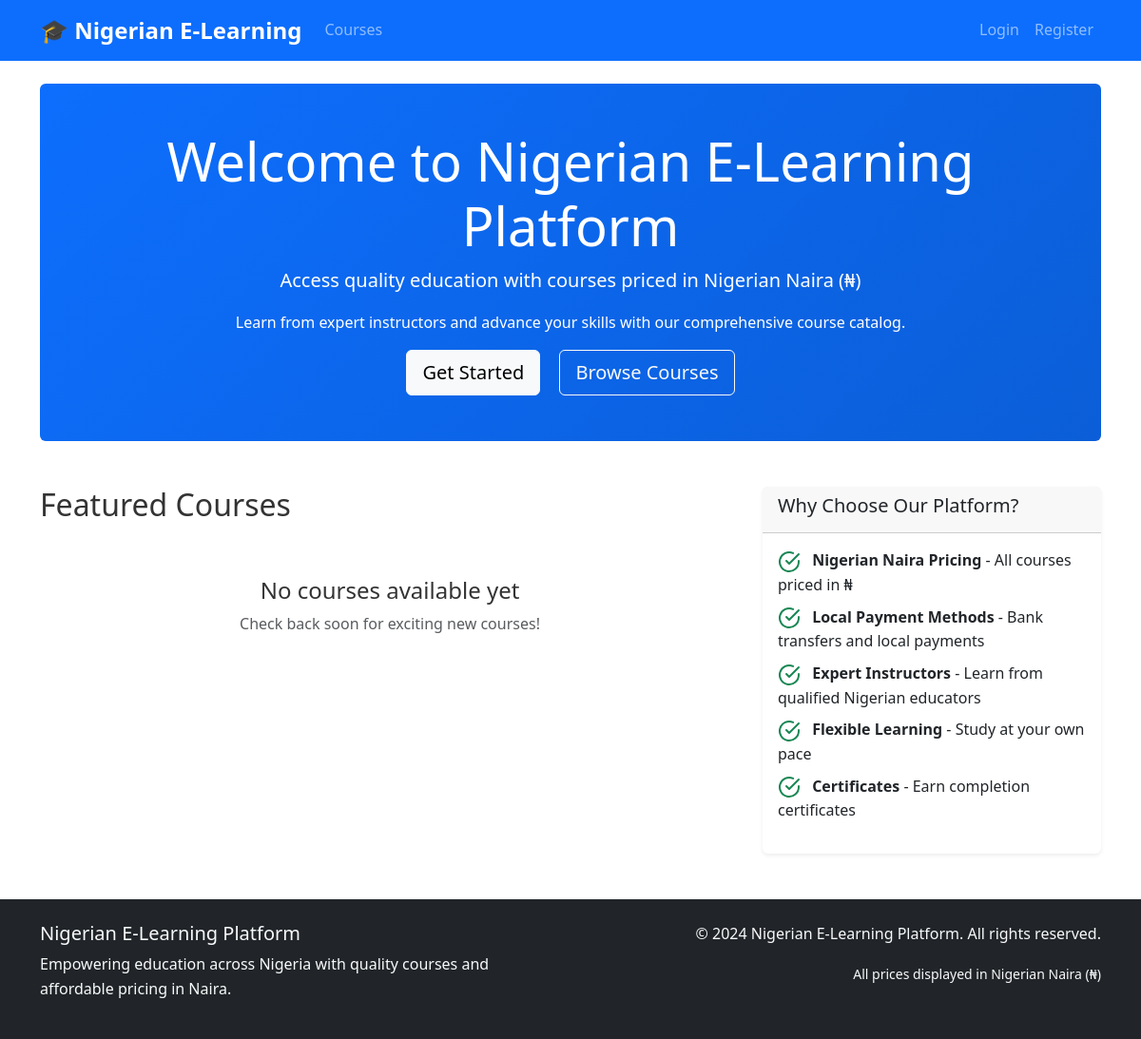
Before: / with the older database file.
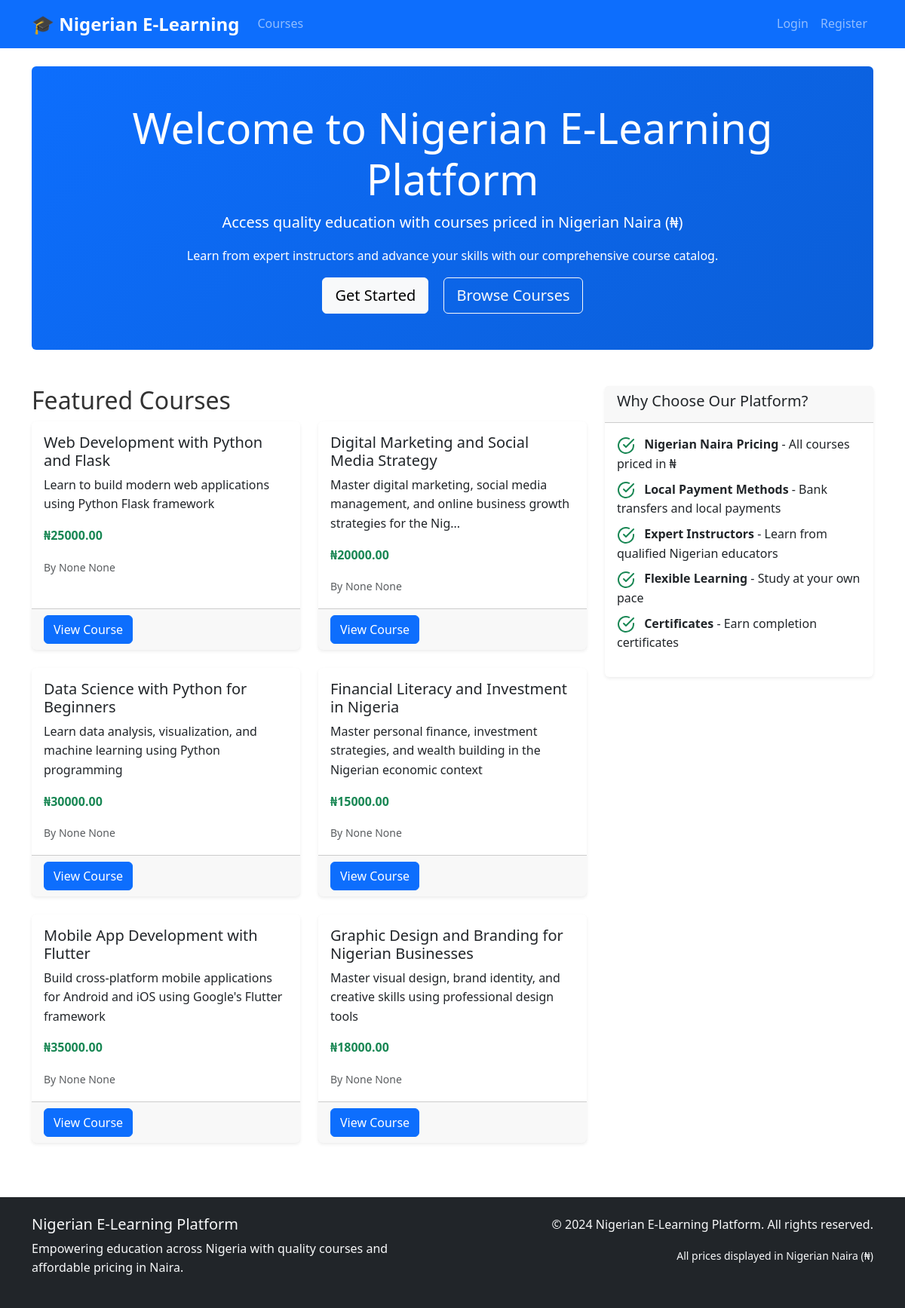
After: the same page with the newer database file.
### models.py (models this page shows, shortened)
class Course(db.Model):
    id = db.Column(db.Integer, primary_key=True)
    title = db.Column(db.String(200), nullable=False)
    description = db.Column(db.Text)
    price = db.Column(db.Float, nullable=False, default=0.0)
    instructor_id = db.Column(db.Integer, db.ForeignKey('user.id'), nullable=False)
    is_active = db.Column(db.Boolean, default=True)
    created_at = db.Column(db.DateTime, default=datetime.utcnow)
    updated_at = db.Column(db.DateTime, default=datetime.utcnow, onupdate=datetime.utcnow)
    lessons = db.relationship('Lesson', backref='course', lazy='dynamic', cascade='all, delete-orphan')
    enrollments = db.relationship('Enrollment', backref='course', lazy='dynamic')
    quizzes = db.relationship('Quiz', backref='course', lazy='dynamic')
    assignments = db.relationship('Assignment', backref='course', lazy='dynamic')

class User(UserMixin, db.Model):
    id = db.Column(db.Integer, primary_key=True)
    username = db.Column(db.String(80), unique=True, nullable=False)
    email = db.Column(db.String(120), unique=True, nullable=False)
    password_hash = db.Column(db.String(256), nullable=False)
    role = db.Column(db.String(20), nullable=False, default='student')  # admin, instructor, student
    first_name = db.Column(db.String(50))
    last_name = db.Column(db.String(50))
    active = db.Column(db.Boolean, default=True)
    wallet_balance = db.Column(db.Float, default=0.0)
    course_credits = db.Column(db.Integer, default=0)
    created_at = db.Column(db.DateTime, default=datetime.utcnow)
    courses_created = db.relationship('Course', backref='instructor', lazy='dynamic')
    enrollments = db.relationship('Enrollment', backref='student', lazy='dynamic')
    payments = db.relationship('Payment', backref='user', lazy='dynamic')
    wallet_transactions = db.relationship('WalletTransaction', backref='user', lazy='dynamic')
    quiz_attempts = db.relationship('QuizAttempt', backref='user', lazy='dynamic')
    assignment_submissions = db.relationship('AssignmentSubmission', backref='user', lazy='dynamic')

### routes.py (the view)
@app.route('/')
def index():
    courses = Course.query.filter_by(is_active=True).all()
    return render_template('index.html', courses=courses)

### templates/index.html (shortened to what this page needs)
{% extends "base.html" %}
{% block content %}
<div class="jumbotron bg-primary text-white rounded p-5 mb-5">
    <div class="container text-center">
        <h1 class="display-4">Welcome to Nigerian E-Learning Platform</h1>
        <p class="lead">Access quality education with courses priced in Nigerian Naira (₦)</p>
        <p>Learn from expert instructors and advance your skills with our comprehensive course catalog.</p>
        {% if not current_user.is_authenticated %}
        <a class="btn btn-light btn-lg me-3" href="{{ url_for('register') }}">Get Started</a>
        <a class="btn btn-outline-light btn-lg" href="{{ url_for('courses') }}">Browse Courses</a>
        {% else %}
        <a class="btn btn-light btn-lg" href="{{ url_for('dashboard') }}">Go to Dashboard</a>
        {% endif %}
    </div>
</div>
<div class="row">
    <div class="col-lg-8">
        <h2>Featured Courses</h2>
        {% if courses %}
        <div class="row">
            {% for course in courses[:6] %}
            <div class="col-md-6 mb-4">
                <div class="card h-100">
                    <div class="card-body">
                        <h5 class="card-title">{{ course.title }}</h5>
                        <p class="card-text">{{ course.description[:100] }}{% if course.description|length > 100 %}...{% endif %}</p>
                        <p class="card-text">
                            <strong class="text-success">₦{{ "%.2f"|format(course.price) }}</strong>
                        </p>
                        <p class="card-text">
                            <small class="text-muted">By {{ course.instructor.first_name }} {{ course.instructor.last_name }}</small>
                        </p>
                    </div>
                    <div class="card-footer">
                        <a href="{{ url_for('course_detail', course_id=course.id) }}" class="btn btn-primary">View Course</a>
                    </div>
                </div>
            </div>
            {% endfor %}
        </div>
        {% else %}
        <div class="text-center py-5">
            <h4>No courses available yet</h4>
            <p class="text-muted">Check back soon for exciting new courses!</p>
        </div>
        {% endif %}
    </div>
    <div class="col-lg-4">
        <div class="card">
            <div class="card-header">
                <h5>Why Choose Our Platform?</h5>
            </div>
            <div class="card-body">
                <ul class="list-unstyled">
                    <li class="mb-2">
                        <i data-feather="check-circle" class="text-success me-2"></i>
                        <strong>Nigerian Naira Pricing</strong> - All courses priced in ₦
                    </li>
                    <li class="mb-2">
                        <i data-feather="check-circle" class="text-success me-2"></i>
                        <strong>Local Payment Methods</strong> - Bank transfers and local payments
                    </li>
                    <li class="mb-2">
                        <i data-feather="check-circle" class="text-success me-2"></i>
                        <strong>Expert Instructors</strong> - Learn from qualified Nigerian educators
                    </li>
                    <li class="mb-2">
                        <i data-feather="check-circle" class="text-success me-2"></i>
                        <strong>Flexible Learning</strong> - Study at your own pace
                    </li>
                    <li class="mb-2">
                        <i data-feather="check-circle" class="text-success me-2"></i>
                        <strong>Certificates</strong> - Earn completion certificates
                    </li>
                </ul>
            </div>
        </div>
    </div>
</div>
{% endblock %}

### templates/base.html (shortened to what this page needs)
<!DOCTYPE html>
<html lang="en">
<head>
    <link href="https://cdn.jsdelivr.net/npm/bootstrap@5.3.0/dist/css/bootstrap.min.css" rel="stylesheet">
    <link href="https://cdn.jsdelivr.net/npm/feather-icons@4.28.0/dist/feather.min.css" rel="stylesheet">
    <link href="{{ url_for('static', filename='css/style.css') }}" rel="stylesheet">
</head>
<body>
    <nav class="navbar navbar-expand-lg navbar-dark bg-primary">
        <div class="container">
            <a class="navbar-brand" href="{{ url_for('index') }}">
                <strong>🎓 Nigerian E-Learning</strong>
            </a>
            <div class="collapse navbar-collapse" id="navbarNav">
                <ul class="navbar-nav me-auto">
                    <li class="nav-item">
                        <a class="nav-link" href="{{ url_for('courses') }}">Courses</a>
                    </li>
                </ul>
                <ul class="navbar-nav">
                    {% if current_user.is_authenticated %}
                    <li class="nav-item dropdown">
                        <a class="nav-link dropdown-toggle" href="#" role="button" data-bs-toggle="dropdown">
                            {{ current_user.username }}
                            {% if current_user.wallet_balance > 0 %}
                            <span class="badge bg-success">₦{{ "%.2f"|format(current_user.wallet_balance) }}</span>
                            {% endif %}
                        </a>
                        <ul class="dropdown-menu">
                            <li><a class="dropdown-item" href="{{ url_for('wallet_history') }}">Wallet</a></li>
                            {% if current_user.role in ['admin', 'instructor'] %}
                            <li><a class="dropdown-item" href="{{ url_for('create_course') }}">Create Course</a></li>
                            <li><a class="dropdown-item" href="{{ url_for('manage_courses') }}">Manage Courses</a></li>
                            {% endif %}
                            {% if current_user.role == 'admin' %}
                            <li><hr class="dropdown-divider"></li>
                            <li><a class="dropdown-item" href="{{ url_for('manage_payments') }}">Manage Payments</a></li>
                            <li><a class="dropdown-item" href="{{ url_for('create_voucher') }}">Create Voucher</a></li>
                            <li><a class="dropdown-item" href="{{ url_for('admin_settings') }}">Settings</a></li>
                            {% endif %}
                            <li><hr class="dropdown-divider"></li>
                            <li><a class="dropdown-item" href="{{ url_for('logout') }}">Logout</a></li>
                        </ul>
                    </li>
                    {% else %}
                    <li class="nav-item">
                        <a class="nav-link" href="{{ url_for('login') }}">Login</a>
                    </li>
                    <li class="nav-item">
                        <a class="nav-link" href="{{ url_for('register') }}">Register</a>
                    </li>
                    {% endif %}
                </ul>
            </div>
        </div>
    </nav>
    <main class="container my-4">
        {% block content %}{% endblock %}
    </main>
    <footer class="bg-dark text-light py-4 mt-5">
        <div class="container">
            <div class="row">
                <div class="col-md-6">
                    <h5>Nigerian E-Learning Platform</h5>
                    <p>Empowering education across Nigeria with quality courses and affordable pricing in Naira.</p>
                </div>
                <div class="col-md-6 text-md-end">
                    <p>&copy; 2024 Nigerian E-Learning Platform. All rights reserved.</p>
                    <small>All prices displayed in Nigerian Naira (₦)</small>
                </div>
            </div>
        </div>
    </footer>
</body>
</html>

### static/css/style.css (style rules this page uses)
:root { --primary-color: #0d6efd; --success-color: #198754; --warning-color: #ffc107; --danger-color: #dc3545; --naira-color: #00b04f; --dark-color: #212529; --light-color: #f8f9fa; }
body { font-family: 'Segoe UI', Tahoma, Geneva, Verdana, sans-serif; line-height: 1.6; color: #333; }
.navbar-brand { font-weight: 700; font-size: 1.5rem; }
.navbar-nav .nav-link { font-weight: 500; transition: color 0.3s ease; }
.card { border: none; box-shadow: 0 0.125rem 0.25rem rgba(0, 0, 0, 0.075); transition: box-shadow 0.15s ease-in-out; }
.btn { border-radius: 0.375rem; font-weight: 500; transition: all 0.3s ease; }
.btn-primary { background-color: var(--primary-color); border-color: var(--primary-color); }
.jumbotron { background: linear-gradient(135deg, var(--primary-color), #0b5ed7); border-radius: 1rem; }
footer { margin-top: auto; }

Changed rows visible on the page:
added Course: title "Web Development with Python and Flask", description "Learn to build modern web applications using Python Flask framework", price "25000.00", instructor.first_name "None", instructor.last_name "None"
added Course: title "Digital Marketing and Social Media Strategy", description "Master digital marketing, social media management, and online business growth strategies for the Nig", price "20000.00", instructor.first_name "None", instructor.last_name "None"
added Course: title "Data Science with Python for Beginners", description "Learn data analysis, visualization, and machine learning using Python programming", price "30000.00", instructor.first_name "None", instructor.last_name "None"
added Course: title "Financial Literacy and Investment in Nigeria", description "Master personal finance, investment strategies, and wealth building in the Nigerian economic context", price "15000.00", instructor.first_name "None", instructor.last_name "None"
added Course: title "Mobile App Development with Flutter", description "Build cross-platform mobile applications for Android and iOS using Google's Flutter framework", price "35000.00", instructor.first_name "None", instructor.last_name "None"
added Course: title "Graphic Design and Branding for Nigerian Businesses", description "Master visual design, brand identity, and creative skills using professional design tools", price "18000.00", instructor.first_name "None", instructor.last_name "None"
Other visible differences:
text no longer shown: "No courses available yet Check back soon for exciting new courses!"
